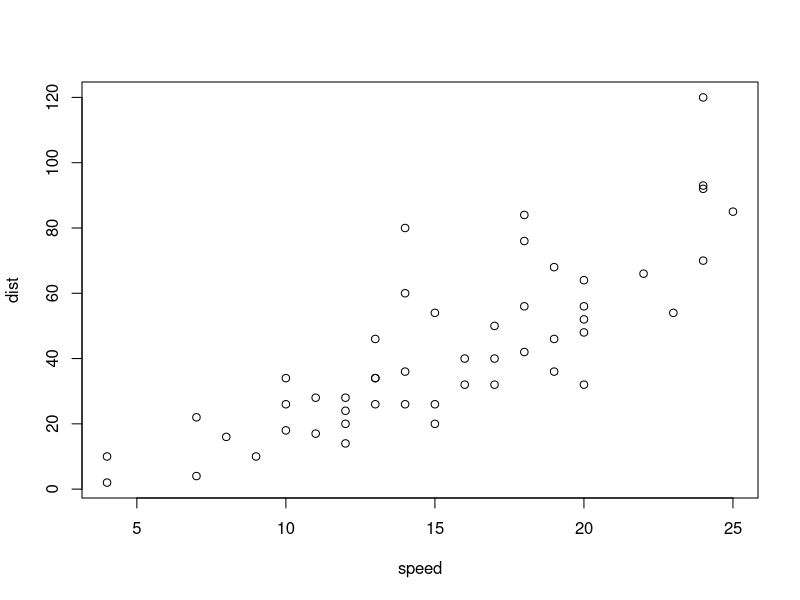
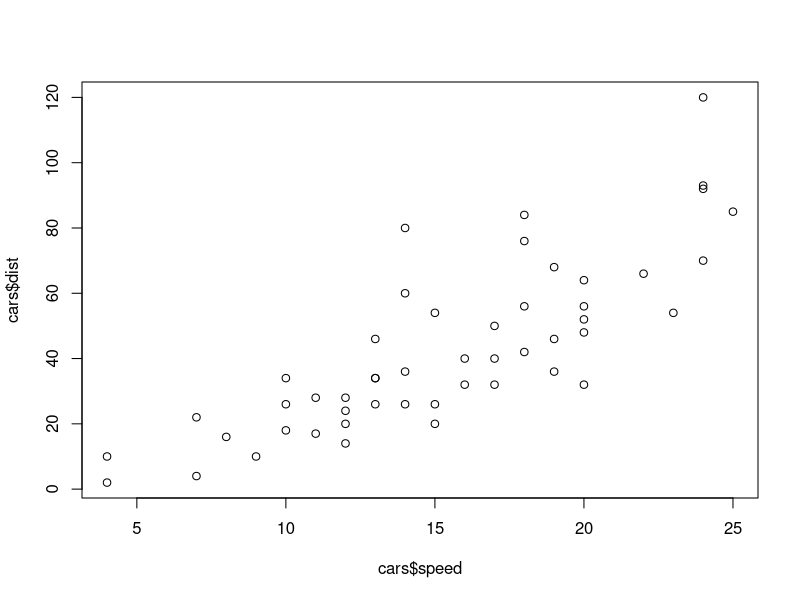
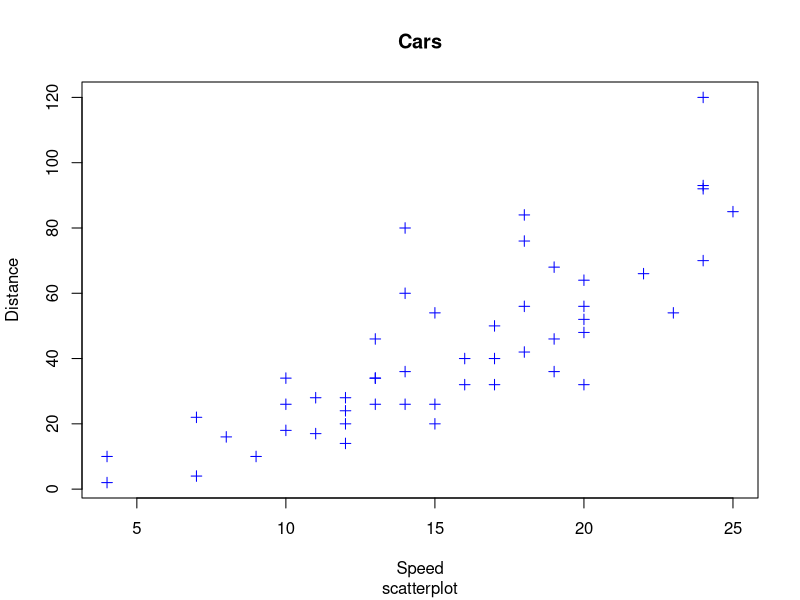
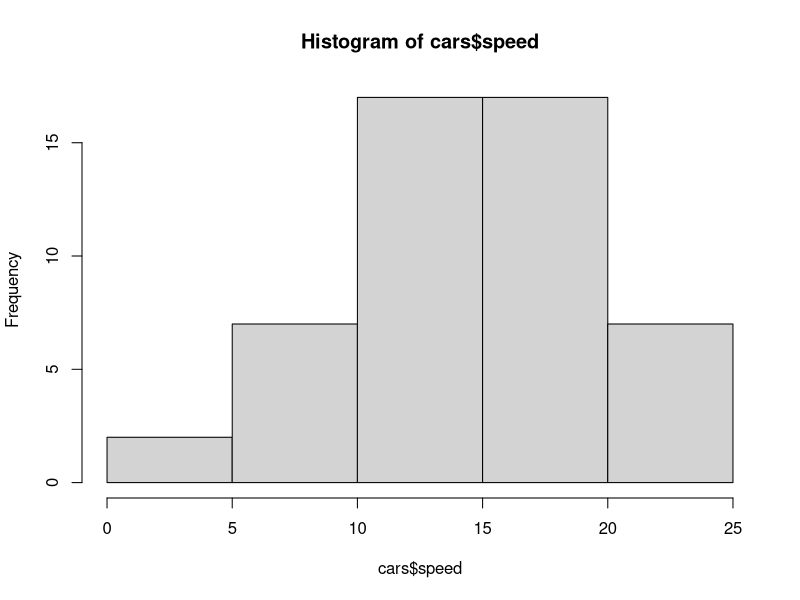
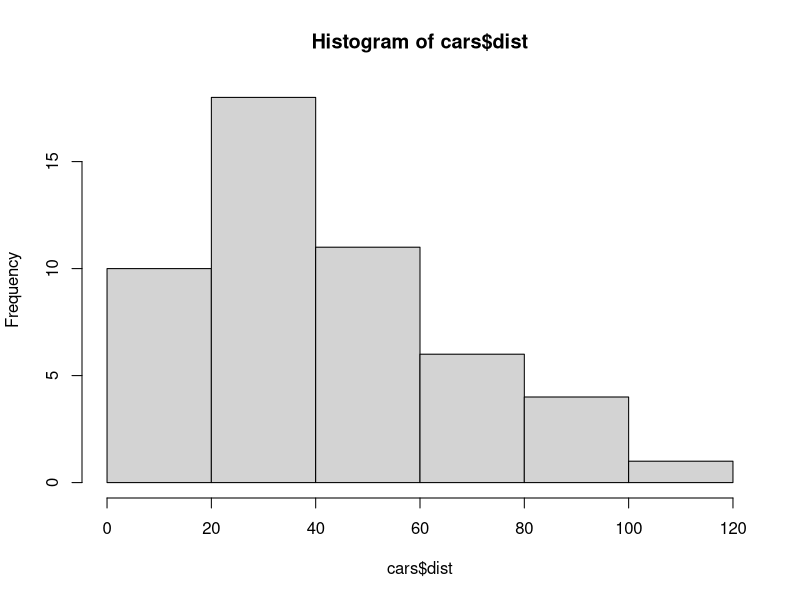
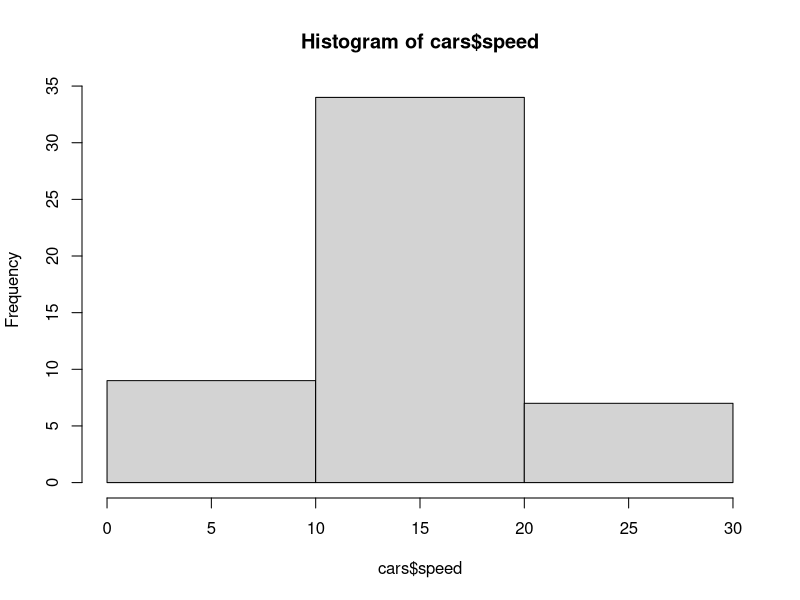
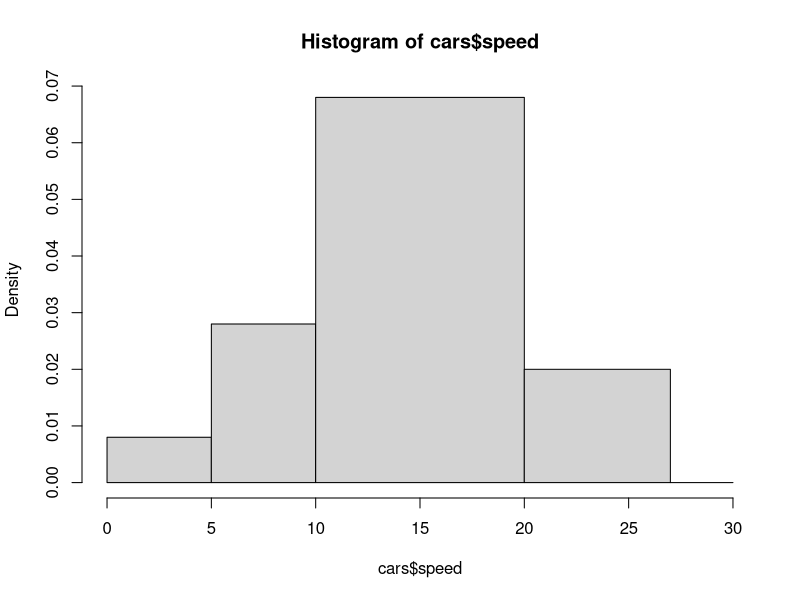
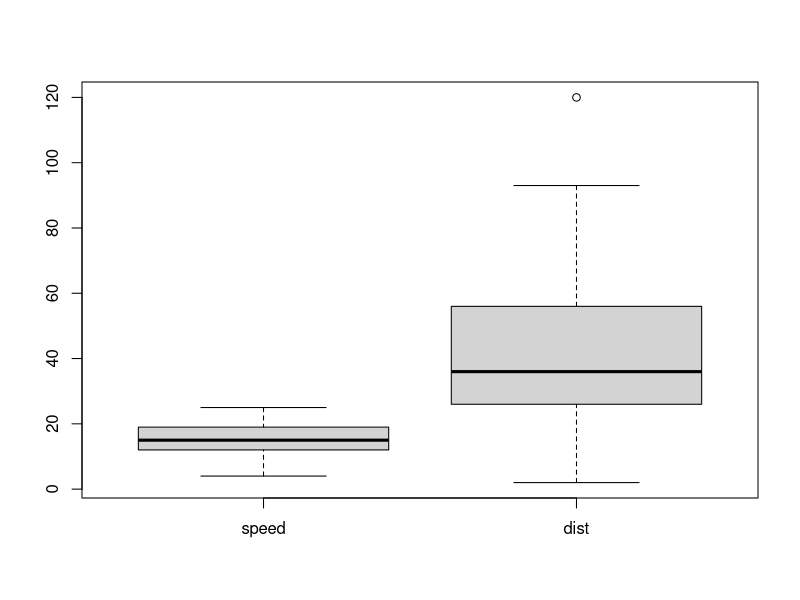

These charts were generated, in order, by the following R code: (Note: this script raises an error after producing the figures.)
#####################
## Plotting with R

# Scatter plots

# Easy way

plot(cars) # for data frames with two variables


# with x and y 

plot(x=cars$speed, y=cars$dist)

# Specifying labels, a titel and a subtitle

plot(cars, xlab="Speed", ylab="Distance",
     main="Cars", sub="scatterplot",
     col="blue", pch=3)                   # pch means +



######################
## Histograms

# Histograms show how values in a numeric vector are distributed:

hist(cars$speed)

hist(cars$dist)

# we can specify the breaks yourself via
hist(cars$speed, breaks = 2)   # a value (how many breaks)

hist(cars$speed, breaks = c(0,5,10,20,27,30))  # a vector


# A boxplot shows a ll the quartiles (including minimum, maximum and median) and
# potential outliers.

boxplot(cars)

boxplot(cars$speed)

# dotchart

dotchart(cars$speed, col="red", pch=3   )

# barplot
counts = table(cars$speed)
barplot(counts)


# line plot

plot(cars, type="o", col="yellow")

# pie chart

pie(cars$speed)

pie_chart <- tail(cars$speed)

pie_chart

pie(pie_chart)

# density plot

plot(density(mtcars$mpg))

# Saving plots


bmp("awesomegraph.bmp")
jpeg("awesomegraph.jpg")
pdf("awesomegraph.pdf")
png("awesomegraph.png")
possibleExtends("awesomegraph.ps")
win.metafile("awesomegraph.wmf")

###########################################
## Task
#############################################

# Build a histogram (including breaks, title and axis labels) and a scatter plot with red points
# data footsize.csv

library(readr)
footsize <- read_csv("footsize.csv")
View(footsize)

str(footsize)

# a histogram
hist(footsize$length, breaks = c(140, 150, 160, 170, 180, 190, 200, 210, 220),
     xlab = "Footsize length", ylab = "Frequency",
     main="HIstogram of the footsize by gender")

# a scatter plot
plot(x=footsize$length, y=footsize$footsize, col="red", pch=20)


## Install these libraries
install.packages(c("ggplot2","plyr","markovchain","ggmap",
                   "arules","arulesViz","c50","Bayesm",
                   "NMF","gtrendsR","dplyr","ggmap","Grid",
                   "streamR","stringr","Rcurl","ROAuth"))

#  Import the dataset "students.csv" and check the levels that occur in the 
# variable "survey_time"

students <- read_csv("students.csv")

str(students)

# try to convert the data frame into a matrix:

students[,"survey_time"] <- as.factor(students[,"survey_time"])

levels(students$survey_time)

as.matrix(students)
# Converting to a matrix transforms all data into characters, 
# because a matrix can only hold one data type at once.
students_2 <- students[,c("age","gender")]
as.matrix(students_2)

#Retrieving different values

students$size # the column with size

students[51,] # student number 51 (complete row)

students[10:15,"gender"] # the gender of the students 10 to 15

students[students$age>25,]  # all students who are older than 25


## Draw a histogram for the ages and a scatter plot for shoe_sizes and sizes.

hist(students$age, breaks=c(10, 15, 20, 25, 30, 35, 40)) # a histogram

plot(x=students$shoe_size, y=students$size, col="green", pch=19) # a scatter plot
